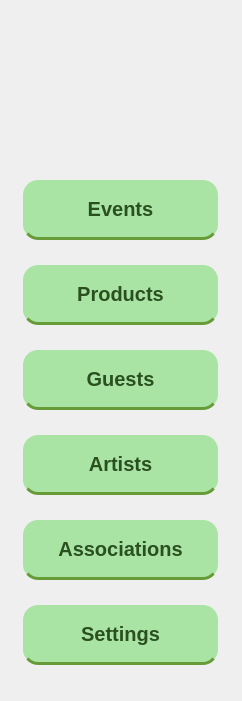
     <widget class="QWidget" name="leftWidget" native="true">
      <property name="geometry">
       <rect>
        <x>0</x>
        <y>0</y>
        <width>242</width>
        <height>701</height>
       </rect>
      </property>
      <property name="styleSheet">
       <string notr="true">#leftWidget {


position: absolute;
width: 211px;
height: 649px;

background: #EAFFE8;
box-shadow: 0px 4px 4px rgba(0, 0, 0, 0.25);


}</string>
      </property>
      <widget class="QLabel" name="logo_3">
       <property name="geometry">
        <rect>
         <x>-10</x>
         <y>-20</y>
         <width>251</width>
         <height>241</height>
        </rect>
       </property>
       <property name="text">
        <string/>
       </property>
       <property name="pixmap">
        <pixmap resource="resources.qrc">:/images/images/logo app.png</pixmap>
       </property>
       <property name="scaledContents">
        <bool>true</bool>
       </property>
      </widget>
      <widget class="QPushButton" name="pushButtonEvents">
       <property name="geometry">
        <rect>
         <x>23</x>
         <y>180</y>
         <width>195</width>
         <height>60</height>
        </rect>
       </property>
       <property name="styleSheet">
        <string notr="true">QPushButton {
background: #A9E4A4;
border: none;
font-family: 'Athiti';
font-style: normal;
font-weight: 700;
font-size: 20px;
line-height: 32px;
text-align: center;
color: #2A501F;
border-radius:15px;
border-bottom:3px solid #669B37;



}

QPushButton:hover {

background: #8BD086;
box-shadow: 0px 4px 4px rgba(0, 0, 0, 0.25);

}</string>
       </property>
       <property name="text">
        <string>Events</string>
       </property>
       <property name="icon">
        <iconset resource="resources.qrc">
         <normaloff>:/images/images/events.png</normaloff>:/images/images/events.png</iconset>
       </property>
       <property name="iconSize">
        <size>
         <width>39</width>
         <height>39</height>
        </size>
       </property>
      </widget>
      <widget class="QPushButton" name="pushButtonProduct">
       <property name="geometry">
        <rect>
         <x>23</x>
         <y>265</y>
         <width>195</width>
         <height>60</height>
        </rect>
       </property>
       <property name="styleSheet">
        <string notr="true">#pushButtonProduct {
/* Rectangle 9 */

position: absolute;
width: 1200px;
height: 649px;

background: #A9E4A4;
border: none;

/* Events */

position: absolute;
width: 63px;
height: 32px;

font-family: 'Athiti';
font-style: normal;
font-weight: 700;
font-size: 20px;
line-height: 32px;
/* identical to box height */
text-align: center;

color: #2A501F;
border-radius:15px;
border-bottom:3px solid #669B37;


}


#pushButtonProduct:hover{
position: absolute;
width: 185px;
height: 56px;

background: #8BD086;
box-shadow: 0px 4px 4px rgba(0, 0, 0, 0.25);
}

#pushButtonProduct:selected{
position: absolute;
width: 185px;
height: 56px;

background: #8BD086;
box-shadow: 0px 4px 4px rgba(0, 0, 0, 0.25);
}</string>
       </property>
       <property name="text">
        <string>Products</string>
       </property>
       <property name="icon">
        <iconset resource="resources.qrc">
         <normaloff>:/images/images/products.png</normaloff>:/images/images/products.png</iconset>
       </property>
       <property name="iconSize">
        <size>
         <width>39</width>
         <height>39</height>
        </size>
       </property>
      </widget>
      <widget class="QPushButton" name="pushButtonGuest">
       <property name="geometry">
        <rect>
         <x>23</x>
         <y>350</y>
         <width>195</width>
         <height>60</height>
        </rect>
       </property>
       <property name="styleSheet">
        <string notr="true">#pushButtonGuest {
/* Rectangle 9 */

position: absolute;
width: 1200px;
height: 649px;

background: #A9E4A4;
border: none;

/* Events */

position: absolute;
width: 63px;
height: 32px;

font-family: 'Athiti';
font-style: normal;
font-weight: 700;
font-size: 20px;
line-height: 32px;
/* identical to box height */
text-align: center;

color: #2A501F;
border-radius:15px;
border-bottom:3px solid #669B37;
}

#pushButtonGuest:hover{
position: absolute;
width: 185px;
height: 56px;

background: #8BD086;
box-shadow: 0px 4px 4px rgba(0, 0, 0, 0.25);
}</string>
       </property>
       <property name="text">
        <string>Guests</string>
       </property>
       <property name="icon">
        <iconset resource="resources.qrc">
         <normaloff>:/images/images/guests.png</normaloff>:/images/images/guests.png</iconset>
       </property>
       <property name="iconSize">
        <size>
         <width>39</width>
         <height>39</height>
        </size>
       </property>
      </widget>
      <widget class="QPushButton" name="pushButtonArtist">
       <property name="geometry">
        <rect>
         <x>23</x>
         <y>435</y>
         <width>195</width>
         <height>60</height>
        </rect>
       </property>
       <property name="styleSheet">
        <string notr="true">#pushButtonArtist {
/* Rectangle 9 */

position: absolute;
width: 1200px;
height: 649px;

background: #A9E4A4;
border: none;

/* Events */

position: absolute;
width: 63px;
height: 32px;

font-family: 'Athiti';
font-style: normal;
font-weight: 700;
font-size: 20px;
line-height: 32px;
/* identical to box height */
text-align: center;

color: #2A501F;
border-radius:15px;
border-bottom:3px solid #669B37;
}

#pushButtonArtist:hover{
position: absolute;
width: 185px;
height: 56px;

background: #8BD086;
box-shadow: 0px 4px 4px rgba(0, 0, 0, 0.25);
}</string>
       </property>
       <property name="text">
        <string>Artists</string>
       </property>
       <property name="icon">
        <iconset resource="resources.qrc">
         <normaloff>:/images/images/artist.png</normaloff>:/images/images/artist.png</iconset>
       </property>
       <property name="iconSize">
        <size>
         <width>39</width>
         <height>39</height>
        </size>
       </property>
      </widget>
      <widget class="QPushButton" name="pushButtonAssociation">
       <property name="geometry">
        <rect>
         <x>23</x>
         <y>520</y>
         <width>195</width>
         <height>60</height>
        </rect>
       </property>
       <property name="styleSheet">
        <string notr="true">#pushButtonAssociation {
/* Rectangle 9 */

position: absolute;
width: 1200px;
height: 649px;

background: #A9E4A4;
border: none;

/* Events */

position: absolute;
width: 63px;
height: 32px;

font-family: 'Athiti';
font-style: normal;
font-weight: 700;
font-size: 20px;
line-height: 32px;
/* identical to box height */
text-align: center;

color: #2A501F;
border-radius:15px;
border-bottom:3px solid #669B37;
}

#pushButtonAssociation:hover{
position: absolute;
width: 185px;
height: 56px;

background: #8BD086;
box-shadow: 0px 4px 4px rgba(0, 0, 0, 0.25);
}</string>
       </property>
       <property name="text">
        <string>Associations</string>
       </property>
       <property name="icon">
        <iconset resource="resources.qrc">
         <normaloff>:/images/images/association.png</normaloff>:/images/images/association.png</iconset>
       </property>
       <property name="iconSize">
        <size>
         <width>39</width>
         <height>39</height>
        </size>
       </property>
      </widget>
      <widget class="QPushButton" name="pushButtonSetting">
       <property name="geometry">
        <rect>
         <x>23</x>
         <y>605</y>
         <width>195</width>
         <height>60</height>
        </rect>
       </property>
       <property name="styleSheet">
        <string notr="true">#pushButtonSetting {
/* Rectangle 9 */

position: absolute;
width: 1200px;
height: 649px;

background: #A9E4A4;
border: none;

/* Events */

position: absolute;
width: 63px;
height: 32px;

font-family: 'Athiti';
font-style: normal;
font-weight: 700;
font-size: 20px;
line-height: 32px;
/* identical to box height */
text-align: center;

color: #2A501F;
border-radius:15px;
border-bottom:3px solid #669B37;
}

#pushButtonSetting:hover{
position: absolute;
width: 185px;
height: 56px;

background: #8BD086;
box-shadow: 0px 4px 4px rgba(0, 0, 0, 0.25);
}</string>
       </property>
       <property name="text">
        <string>Settings</string>
       </property>
       <property name="icon">
        <iconset resource="resources.qrc">
         <normaloff>:/images/images/setting.png</normaloff>:/images/images/setting.png</iconset>
       </property>
       <property name="iconSize">
        <size>
         <width>39</width>
         <height>39</height>
        </size>
       </property>
      </widget>
     </widget>
